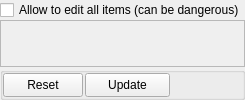
              <widget class="QWidget" name="BinHdrTab">
               <property name="autoFillBackground">
                <bool>true</bool>
               </property>
               <attribute name="title">
                <string>Bin Header</string>
               </attribute>
               <layout class="QVBoxLayout" name="verticalLayout_12">
                <property name="spacing">
                 <number>0</number>
                </property>
                <property name="leftMargin">
                 <number>0</number>
                </property>
                <property name="topMargin">
                 <number>0</number>
                </property>
                <property name="rightMargin">
                 <number>0</number>
                </property>
                <property name="bottomMargin">
                 <number>0</number>
                </property>
                <item>
                 <widget class="CustomCheckBox" name="ckTrEd">
                  <property name="text">
                   <string>Allow to edit all items (can be dangerous)</string>
                  </property>
                 </widget>
                </item>
                <item>
                 <widget class="QFrame" name="binHdrFrame">
                  <property name="sizePolicy">
                   <sizepolicy hsizetype="Preferred" vsizetype="Expanding">
                    <horstretch>0</horstretch>
                    <verstretch>0</verstretch>
                   </sizepolicy>
                  </property>
                  <property name="frameShape">
                   <enum>QFrame::StyledPanel</enum>
                  </property>
                  <property name="frameShadow">
                   <enum>QFrame::Raised</enum>
                  </property>
                 </widget>
                </item>
                <item>
                 <widget class="QGroupBox" name="groupBox_11">
                  <property name="title">
                   <string/>
                  </property>
                  <layout class="QHBoxLayout" name="horizontalLayout_14">
                   <property name="spacing">
                    <number>2</number>
                   </property>
                   <property name="leftMargin">
                    <number>0</number>
                   </property>
                   <property name="topMargin">
                    <number>0</number>
                   </property>
                   <property name="bottomMargin">
                    <number>0</number>
                   </property>
                   <item>
                    <widget class="QPushButton" name="btnBinRst">
                     <property name="minimumSize">
                      <size>
                       <width>80</width>
                       <height>24</height>
                      </size>
                     </property>
                     <property name="maximumSize">
                      <size>
                       <width>80</width>
                       <height>24</height>
                      </size>
                     </property>
                     <property name="text">
                      <string>Reset</string>
                     </property>
                     <property name="icon">
                      <iconset resource="myrc.qrc">
                       <normaloff>:/images/Reset.png</normaloff>:/images/Reset.png</iconset>
                     </property>
                     <property name="iconSize">
                      <size>
                       <width>20</width>
                       <height>20</height>
                      </size>
                     </property>
                    </widget>
                   </item>
                   <item>
                    <widget class="QPushButton" name="btnBinUpd">
                     <property name="minimumSize">
                      <size>
                       <width>85</width>
                       <height>24</height>
                      </size>
                     </property>
                     <property name="maximumSize">
                      <size>
                       <width>85</width>
                       <height>24</height>
                      </size>
                     </property>
                     <property name="text">
                      <string>Update</string>
                     </property>
                     <property name="icon">
                      <iconset resource="myrc.qrc">
                       <normaloff>:/images/FileSave.png</normaloff>:/images/FileSave.png</iconset>
                     </property>
                     <property name="iconSize">
                      <size>
                       <width>20</width>
                       <height>20</height>
                      </size>
                     </property>
                    </widget>
                   </item>
                   <item>
                    <spacer name="horizontalSpacer_11">
                     <property name="orientation">
                      <enum>Qt::Horizontal</enum>
                     </property>
                     <property name="sizeHint" stdset="0">
                      <size>
                       <width>8</width>
                       <height>20</height>
                      </size>
                     </property>
                    </spacer>
                   </item>
                  </layout>
                 </widget>
                </item>
               </layout>
              </widget>
